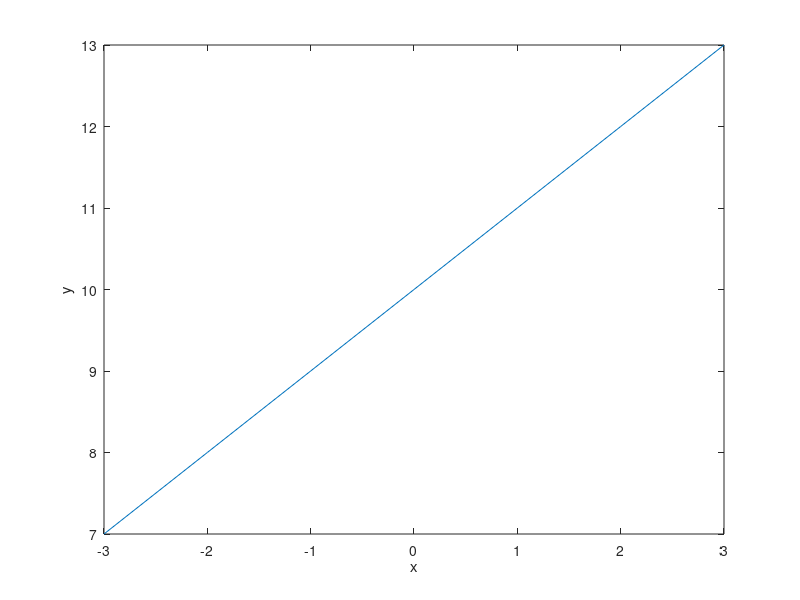

This figure's MATLAB source:
% FuncionLineal
% Título: Funcion constante
% Descripción: Script para graficar una funcion de la forma 
% Autor: LUIS ALFREDO MARTINEZ SANTIAGO (FREDYLAMS) fredsantiago279@gmail.com
% Fecha: 20210414
% Sesion: 1
% De uso: octava> / ruta / 
% Notas: Requiere aplicacion octava usar en consola preferiblemente

 % y=((10+(x)))
% si se graficá su comportamiento es lineal
% ^
% y |
% |   
% | ____________
% | 
% | _____________>x
%

% limpiar variables
 clear
% Ejemplo f (x) = a
% Rango de -3..3 en i = 0.1
 x = [-3: 1 :3]; 
% Valor de la función 
 y=((10+(x)))
% Dibujar x, y
 plot(x , y);
% Titulo ("f (x)=y=((10+(x)))
 
% Etiqueta para x
 xlabel ( "x");
% Etiqueta para y
ylabel ("y");
